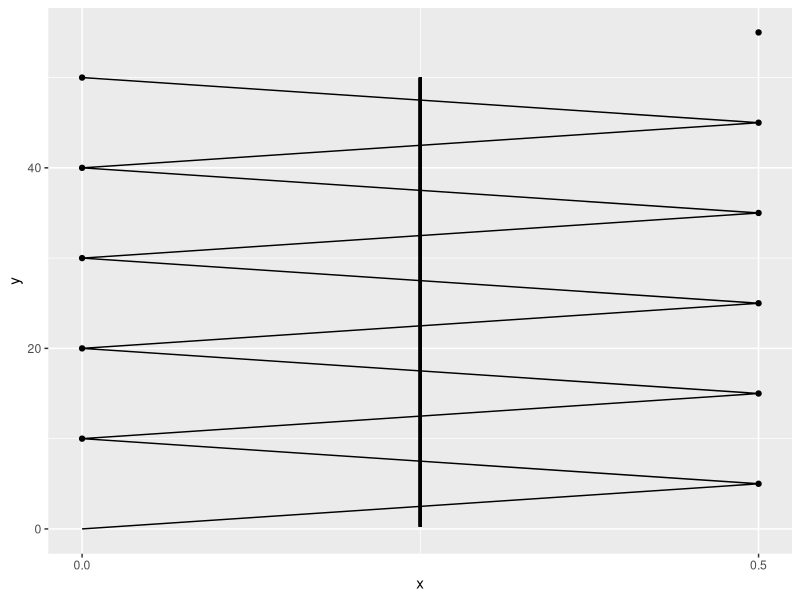

Recreate this plot in R.
## ---- chunk 1
knitr::opts_chunk$set(echo = TRUE)
## ---- chunk 2
x = rep(c(0, 5), 5)
xend = rev(x)
y = seq(0, 50, 5)
yend = seq(5, 50, 5)

library(dplyr)

df <- data.frame(x = rep(c(0, 0.5), length = 11),
                 y = seq(0, 50, 5),
                 xend = rep(c(0.5, 0), length = 11),
                 yend = seq(5, 55, 5)) %>% 
  mutate(id = row_number())
## ---- chunk 3
library(ggplot2)

ggplot(df) +
  geom_path(
       aes(x = x,
           xend = xend,
           y = y, yend = yend)) +
  geom_segment(aes(x = 0.25, 
                   xend = 0.25,
                y = 0.25,
                yend = 50),
            size = 1,
            color = "black") +
  geom_point(aes(x = xend, y = yend)) +
  scale_x_continuous(limits = c(0, 0.5),
                     breaks = c(0, 0.5))
